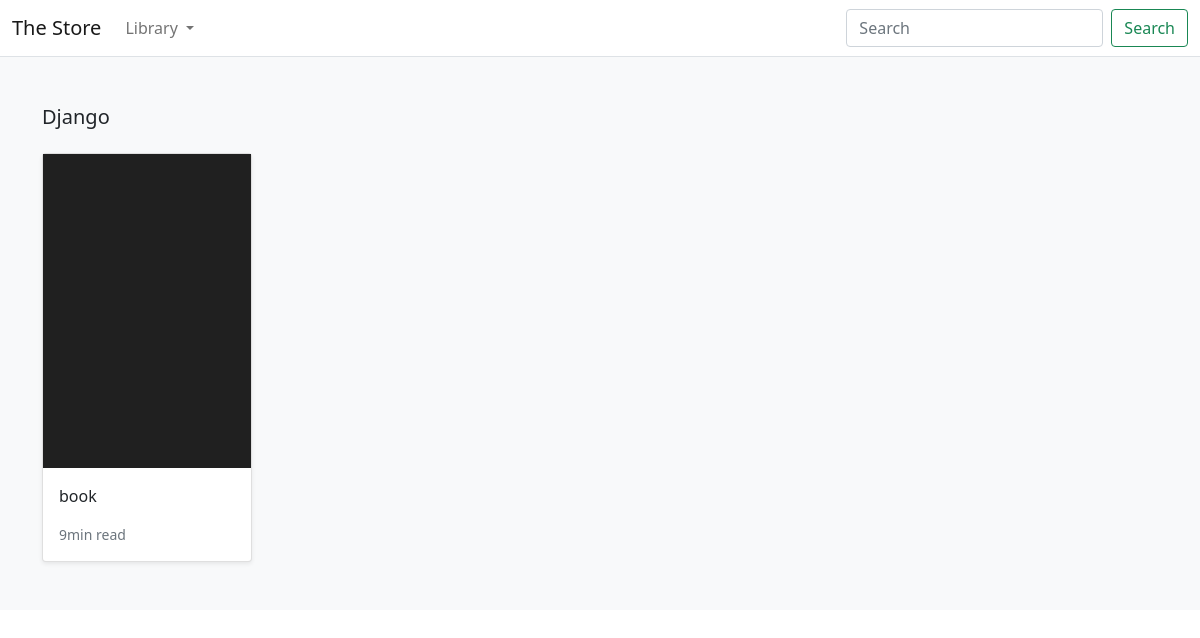
/search/django/, run on the app's committed database.
### ecommerce/models.py (models this page shows, shortened)
class Category(models.Model):
    name = models.CharField(max_length=255, db_index=True)
    slug = models.SlugField(max_length=255, unique=True)
    class Meta:
        verbose_name_plural = 'categories'
    def get_absolute_url(self):
        return reverse('ecommerce:category_list', args=[self.slug])

class Product(models.Model):
    category = models.ForeignKey(Category, related_name='product', on_delete=models.CASCADE)
    created_by = models.ForeignKey(User, on_delete=models.CASCADE, related_name='product_creator')
    title = models.CharField(max_length=255)
    author = models.CharField(max_length=255, default='admin')
    description = models.TextField(blank=True)
    image = models.ImageField(upload_to='images/', default='images/default.jpeg')
    slug = models.SlugField(max_length=255)
    price = models.DecimalField(max_digits=4, decimal_places=2)
    in_stock = models.BooleanField(default=True)
    is_active = models.BooleanField(default=True)
    created = models.DateTimeField(auto_now_add=True)
    updated = models.DateTimeField(auto_now=True)
    objects = models.Manager()
    products = models.Manager()
    class Meta:
        verbose_name_plural = 'Products'
        ordering = ('-created',)
    def get_absolute_url(self):
        return reverse('ecommerce:product_detail', args=[self.slug])

### ecommerce/views.py (the view)
# urls.py: path('search/<slug:category_slug>/', views.category_list, name='category_list')
def category_list(request, category_slug=None):
    category = get_object_or_404(Category, slug=category_slug)
    products = Product.objects.filter(category=category)
    return render(request, 'products/category.html', {'category': category, 'products': products})

### ecommerce/context_processors.py (called while the page is built)
def categories(request):
    return {
        'categories': Category.objects.all()
    }

### templates/products/category.html (shortened to what this page needs)
{% extends "ecommerce/base.html"%}
{% load static %}
{% block content %}
<main><div class="album py-5 bg-light">
    <div class="container">
      <div class="pb-3 h5">{{ category.name|title}}</div>
      <div class="row row-cols-1 row-cols-sm-2 row-cols-md-5 g-3">
        {% for product in products %}
        <div class="col">
          <div class="card shadow-sm">
            <img class="img-fluid" alt="Responsive image" src="{{ product.image.url }}">
            <div class="card-body">
              <p class="card-text">
                <a class="text-dark text-decoration-none" href="{{ product.get_absolute_url }}">{{ product.title }}</a>
              </p>
              <div class="d-flex justify-content-between align-items-center">
                <small class="text-muted">9min read</small>
              </div>
            </div>
          </div>
        </div>
        {% endfor %}
      </div>
    </div>
  </div>
</main>
{% endblock %}

### data on the page
Category: name "Django"
Product: image (picture), title "book"
